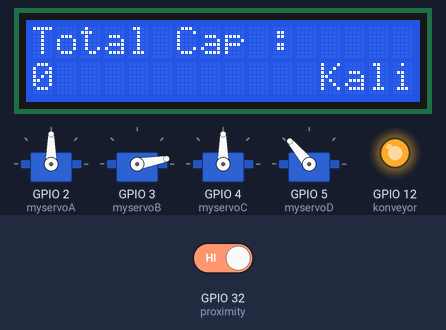
Bench run of a sketch on a simulated ESP32. Shown: 4 × servo, 16×2 character LCD, output pins drawn as LEDs (lit = HIGH). Dashed ring = blinking. The inputs (shaded band) are chosen by the test bench; at power-on: GPIO 32 (proximity) HIGH. What the sketch prints to the serial monitor is not drawn.

Above: at 1.2 s.
1.3 s: GPIO 32 (proximity) driven LOW
At 2.1 s:
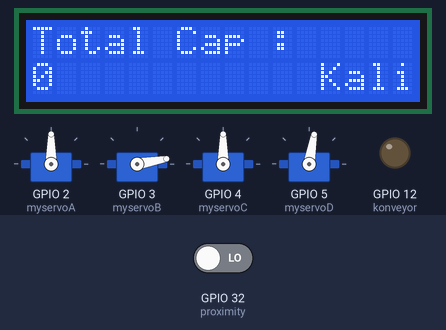
4.3 s: GPIO 32 (proximity) driven HIGH
At 5.1 s:
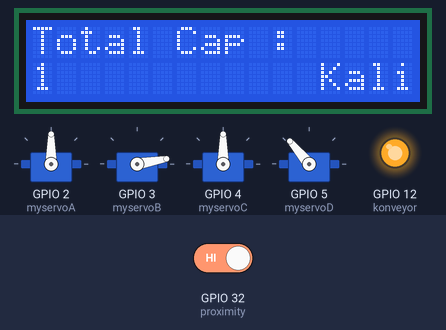
5.8 s: GPIO 32 (proximity) driven LOW
At 7.6 s:
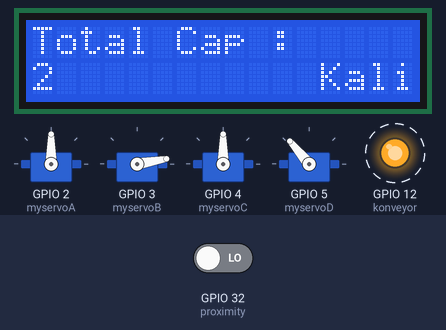
Timing chart, 0 to 14.8 s (numbered marks = the images above; inputs shaded):
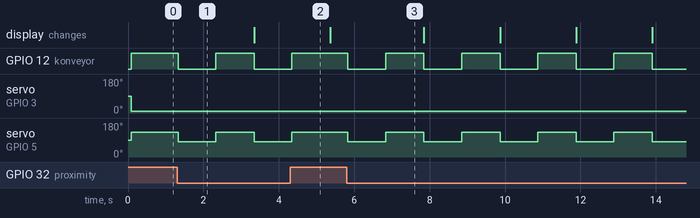

The sketch:

program.ino
```cpp
#include <Servo.h>
#include <Wire.h>
#include <LiquidCrystal_I2C.h>

// Set the LCD address to 0x27 for a 16 chars and 2 line display
LiquidCrystal_I2C lcd(0x27, 16, 2);

Servo myservoA;
Servo myservoB;
Servo myservoC;
Servo myservoD;

const int konveyor = 12;
int proximity = 32;
int ttd = 0;

int readProxi;

float A, B, C, D;
char inChar_RX1;
String inputString;

int pos = 0;

void setup() {
  Serial.begin(9600);
  myservoA.attach(2);
  myservoB.attach(3);
  myservoC.attach(4);
  myservoD.attach(5);
  lcd.begin();
  ttd = 0;
  pinMode(proximity, INPUT);
  pinMode(konveyor, OUTPUT);
  readProxi = HIGH;
}

void loop() {
  readProximity();
  ShowLCD();
  if (readProxi == HIGH) {
    digitalWrite(konveyor, LOW); //kONVEYOR MATI
    myservoA.write(90);
    myservoB.write(10);
    myservoD.write(80); //Kondisi Cap
    myservoC.write(90);
    ttd++; //Counter Jumplah Cap
    delay(1000);
    digitalWrite(konveyor, HIGH); //kONVEYOR NYALA
    myservoA.write(90);
    myservoB.write(10);
    myservoD.write(130); //Kondisi Tidak Cap
    myservoC.write(90);
    delay(1000);
    digitalWrite(konveyor, HIGH); //kONVEYOR NYALA
    myservoA.write(90);
    myservoB.write(10);
    myservoD.write(130); //Kondisi Tidak Cap
    myservoC.write(90);
  }
  else if (readProxi == LOW) {
    digitalWrite(konveyor, HIGH); //kONVEYOR NYALA
    myservoA.write(90);
    myservoB.write(10);
    myservoD.write(130); //Kondisi Tidak Cap
    myservoC.write(90);
  }
}
```

ReadProximity.ino
```cpp
void readProximity() {
  readProxi = !digitalRead(proximity);
  Serial.println(readProxi);
}
```

ShowLCD.ino
```cpp
void ShowLCD() {
  lcd.setCursor(0, 0);
  lcd.print("Total Cap : ");
  lcd.setCursor(0, 1);
  lcd.print(ttd);
  lcd.setCursor(12, 1);
  lcd.print("Kali");
}
```

Measured:
- after the input at 1.3 s, GPIO 12 (konveyor): HIGH → LOW at once, → HIGH 1.0 s later, → LOW 1.0 s later; servo on GPIO 5 (myservoD): 130° → 80° at once, → 130° 1.0 s later, → 80° 1.0 s later
- after the input at 4.3 s, GPIO 12 (konveyor): goes on until 4.3 s, then stays HIGH; servo on GPIO 5 (myservoD): goes on until 4.3 s, then stays 130°
- after the input at 5.8 s, GPIO 12 (konveyor): alternates HIGH for 1.0 s and LOW for 1.0 s, starting at once; servo on GPIO 5 (myservoD): alternates 130° for 1.0 s and 80° for 1.0 s, starting at once
